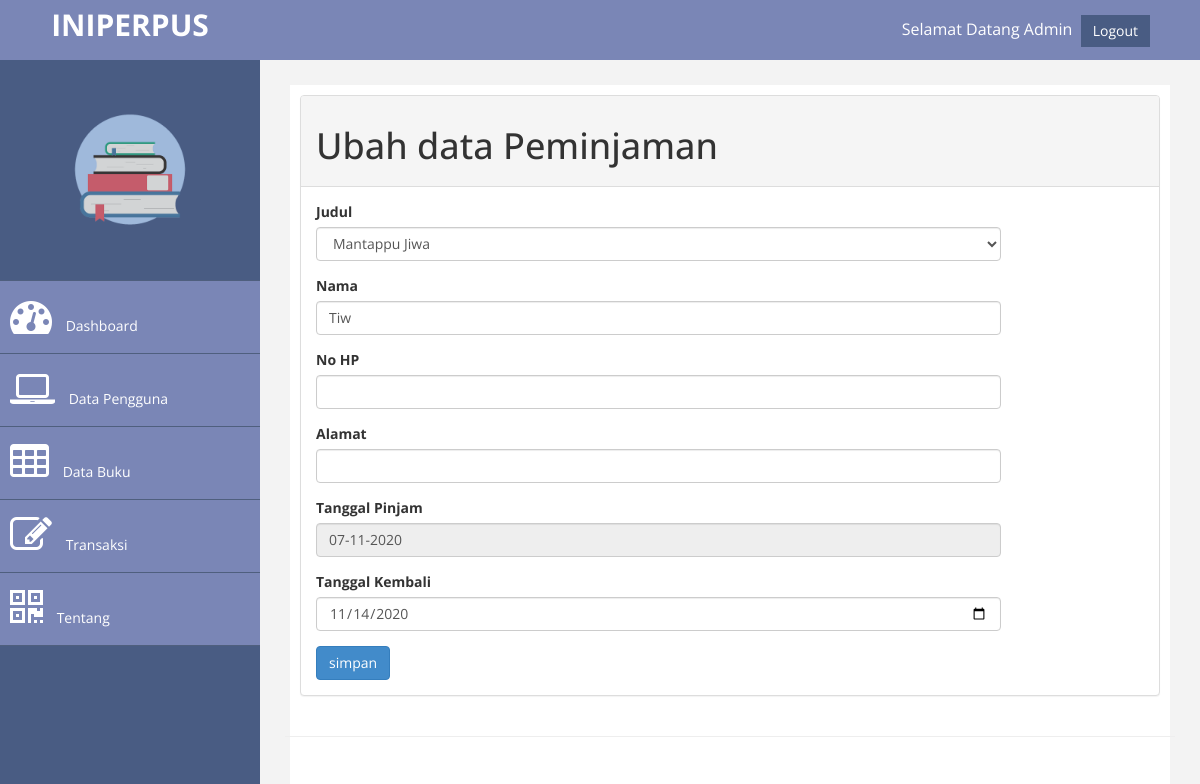
Screenshot of /admin.php?page=transaksi&aksi=ubah&id=20 (signed in) with the database file from the repository.
### tables this page shows
CREATE TABLE `transaksi` (
  `id` int(10) NOT NULL,
  `judul` varchar(200) NOT NULL,
  `nis` varchar(10) NOT NULL,
  `nama` varchar(50) NOT NULL,
  `tgl_pinjam` varchar(30) NOT NULL,
  `tgl_kembali` varchar(30) NOT NULL,
  `status` varchar(100) NOT NULL
);

### page/transaksi/ubah.php (the view, shortened to what this page needs)
<?php
 $id = $_GET['id'];
      $sql = $koneksi->query("select * from transaksi where id='$id'");
      $tampil = $sql->fetch_assoc();
 ?>
<div class="panel panel-default">
    <div class="panel-heading">
        <h1>Ubah data Peminjaman</h1>
    </div>
    <div class="panel-body">
        <div class="row">
            <div class="col-md-10">
                <form method="POST" onsubmit="return validasi(this)">
                    <div class="form-group">
                        <label>Judul</label>
                        <select class="form-control" name="buku">
                            <?php
                                                $sql = $koneksi->query("select * from buku order by id");
                                                 while ($data=$sql->fetch_assoc()) {
                                                  	echo "<option value='$data[id].$data[judul]'>$data[judul]</option>";
                                                  }
                                                  	?>
                        </select>
                    </div>
                    <div class="form-group">
                        <label>Nama</label>
                        <input class="form-control" name="nama" value="<?php echo $tampil['nama'];?>" />
                    </div>
                    <div class="form-group">
                        <label>No HP</label>
                        <input class="form-control" type="number" name="nohp" value="<?php echo $tampil['nohp'];?>" />
                    </div>
                    <div class="form-group">
                        <label>Alamat</label>
                        <input class="form-control" name="alamat" value="<?php echo $tampil['alamat'];?>" />
                    </div>
                    <div class="form-group">
                        <label>Tanggal Pinjam</label>
                        <input class="form-control" type="text" name="tgl_pinjam" id="tgl"
                            value="<?php echo $tampil['tgl_pinjam'];?>" readonly />
                    </div>
                    <div class="form-group">
                        <label>Tanggal Kembali</label>
                        <input class="form-control" type="date" name="tgl_kembali" id="tgl"
                            value="<?php echo $tampil['tgl_kembali'];?>" />
                    </div>
                    <input type="submit" name="simpan" value="simpan" class="btn btn-primary">
            </div>
        </div>
    </div>
</div>

### assets/css/custom.css (style rules this page uses)
body { font-family: 'Open Sans', sans-serif; background-image: url("assets/images/Buku-2.jpg"); }

### rows the page displays
transaksi: nama "Tiw", tgl_pinjam "07-11-2020", tgl_kembali "11/14/2020"

### other values shown
form field buku "Mantappu Jiwa"
